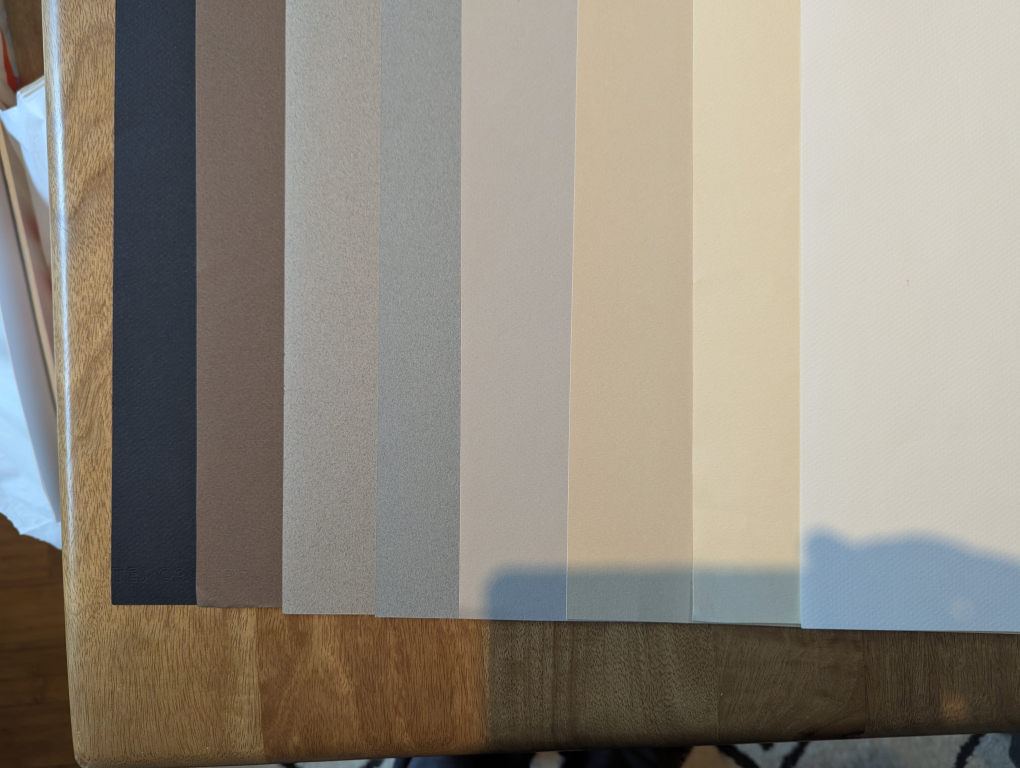
#> input picture color-calibration/papers_2.jpg, 4080 x 3072 px (shown at 1/4 size)
$ jupyter execute Paper-Color-Calibration.ipynb
#> lines starting #> are read from the running program, lines starting #| are printed output that depends on the picture
[cell 1]
from skimage import io
from skimage.transform import rescale
import numpy as np
import matplotlib.pyplot as plt
import json


im0 = io.imread('papers_2.jpg')
#> im0 is the input picture: shape (3072, 4080, 3); mean R, G, B 145, 138.1, 126.8

# scale down cell phone photo as to make everything more convenient
scale = 0.1
im = np.round(rescale(im0, scale, channel_axis=-1, preserve_range=True)).astype(np.uint8)
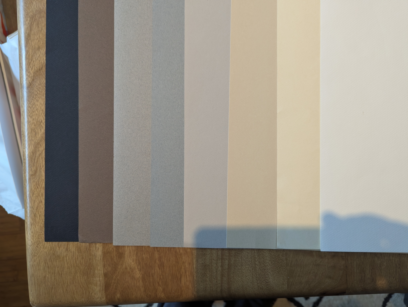
#> im: shape (307, 408, 3); mean R, G, B 145, 138.1, 126.8

plt.imshow(im)
im.shape
#> Out = (307, 408, 3)

[cell 2]
"""
*** Adjust `rects` dictionary below ***

* keys should be the names of your papers' colors
* values should be the [x, y, width, height]

adjust the coordinates so the rectangles fall on representative patches of your papers
"""

# these are mi-teintes papers
rects = {
    'black': [60, 100, 20, 20],
    'brown': [95, 100, 20, 20],  # I think this is "tobacco"
    'gotham_gray': [130, 100, 20, 20],
    'gray': [165, 100, 20, 20],  # "gray" is the official color name
    'pearl': [200, 100, 20, 20],
    'oyster':   [250, 100, 20, 20],  # the tan/beige color
    'off-white': [300, 100, 20, 20],  # not sure the actual color name
    'white': [350, 100, 20, 20]
}

plt.imshow(im)
for color_name, [x,y,w,h] in rects.items():
    xmin = x - w/2
    xmax = xmin + w
    ymin = y - h/2
    ymax = ymin + h
    plt.plot([xmin, xmin], [ymin, ymax], 'g:')
    plt.plot([xmax, xmax], [ymin, ymax], 'g:')
    plt.plot([xmin, xmax], [ymin, ymin], 'g:')
    plt.plot([xmin, xmax], [ymax, ymax], 'g:')
    plt.text(x, y, color_name, color='r', ha='center', va='center')


plt.figure()
rowsta, rowend = 0, im.shape[0]
#> rowsta = 0; rowend = 307
for num, (color_name, [x,y,w,h]) in enumerate(rects.items()):
    rowmin = y - h//2
    rowmax = rowmin + h
    colmin = x - w//2
    colmax = colmin + w
    color_crop = im[rowmin:rowmax, colmin:colmax]
    plt.subplot(1, len(rects), num+1)
    plt.imshow(color_crop)
    plt.axis('off')
#> this loop made 8 passes
#> pass 1, `color_crop = im[rowmin:rowmax, colmin:colmax]`:
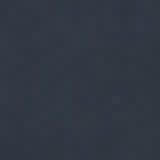
#> color_crop: shape (20, 20, 3) (shown 8 times larger); mean R, G, B 49.2, 56.3, 67.2
#> pass 2, `color_crop = im[rowmin:rowmax, colmin:colmax]`:
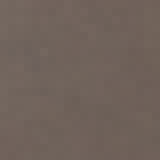
#> color_crop: shape (20, 20, 3) (shown 8 times larger); mean R, G, B 112.2, 98.4, 90.7
#> pass 3, `color_crop = im[rowmin:rowmax, colmin:colmax]`:
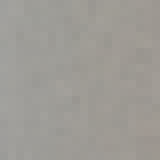
#> color_crop: shape (20, 20, 3) (shown 8 times larger); mean R, G, B 158.1, 155.5, 149.9
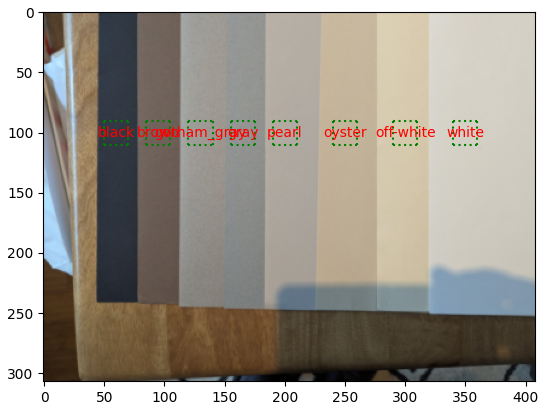
#> figure drawn by matplotlib, 1 panel
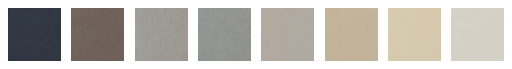
#> figure drawn by matplotlib, 8 panels

[cell 3]
colors = {}
for num, (color_name, [x,y,w,h]) in enumerate(rects.items()):
    rowmin = y - h//2
    rowmax = rowmin + h
    colmin = x - w//2
    colmax = colmin + w
    color_crop = im[rowmin:rowmax, colmin:colmax]
    colors[color_name] = np.round(color_crop.mean(0).mean(0)).astype(int).tolist()
#> after the loop, colors = {'black': [49, 56, 67], 'brown': [112, 98, 91], 'gotham_gray': [158, 155, 150], 'gray': [147, 149, 146], 'pearl': [178, 170, 161], 'oyster': [195, 180, 154], 'off-white': [214, 202, 174], 'white': [213, 209, 198]}

print('Computed colors:')
print(json.dumps(colors, indent=4))
#> (printed output is left out)

out_fn = 'paper-colors.json'
with open(out_fn, 'wt') as f:
    json.dump(colors, f)
print(f'Saved to {out_fn}')
